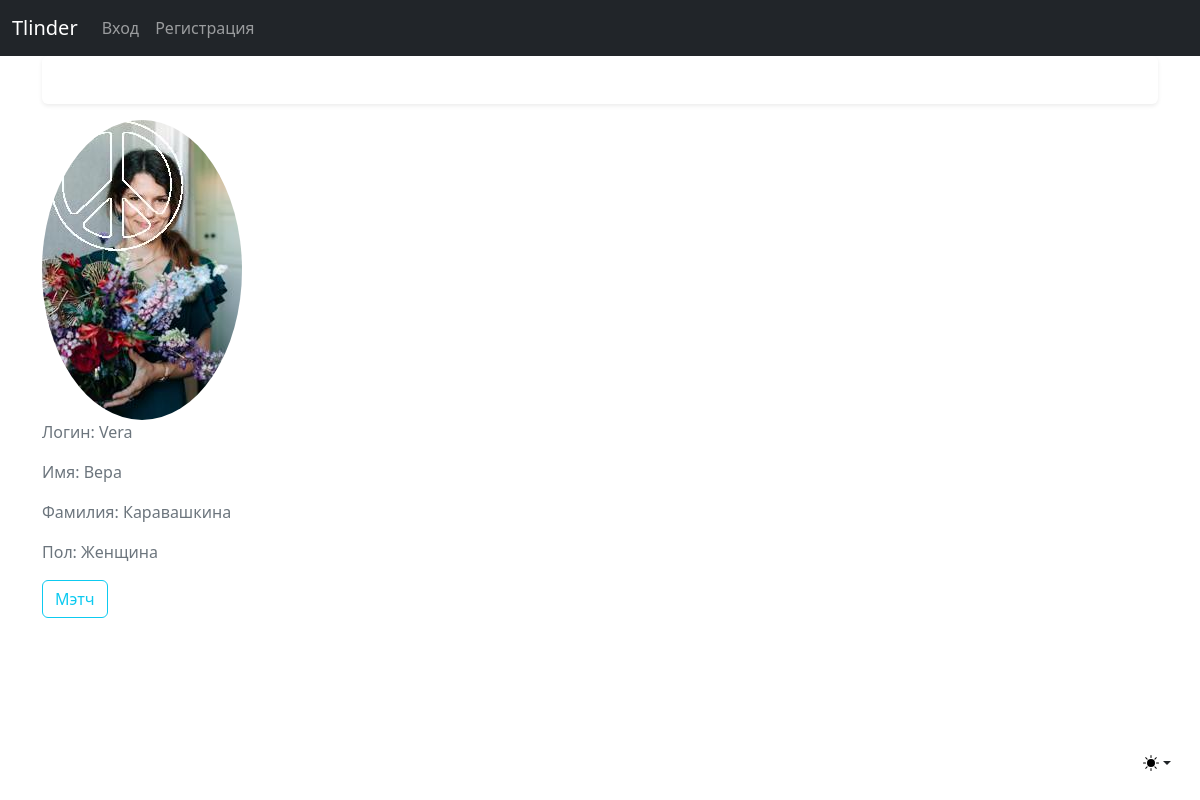
The page /users/2 on the database its author committed.
### users/models.py (models this page shows, shortened)
class Profile(models.Model):
    user = models.OneToOneField(User, on_delete=models.CASCADE)
    firstname = models.CharField(max_length=200, db_index=True,)
    lastname = models.CharField(max_length=200)
    gender = models.CharField(max_length=200, choices=GENDER_CHOICES, default='Мужчина')
    image = models.ImageField(default='default.jpg', upload_to='profile_pics')
    image2 = models.ImageField(default='default2.jpg')

### users/templates/users/profile_detail.html
{% extends "users/base.html" %}
{% block content %}
	<div class="content-section">
		<div class="media">
          <img class="rounded-circle article-img" src="{{ profile.image.url }}">
            <p class="text-secondary">Логин: {{ profile.user.username }}</p>
			<p class="text-secondary">Имя: {{ profile.firstname }}</p>
			<p class="text-secondary">Фамилия: {{ profile.lastname }}</p>
			<p class="text-secondary">Пол: {{ profile.gender }}</p>
        </div>
				<div class="form-group">
				  <a class="btn btn-outline-info" href="{% url 'match-create' profile.user.id %}">Мэтч</a>
			  	</div>
	</div>
{% endblock content %}

### rows shown on the page
Profile: image (picture), user.username "Vera", firstname "Вера", lastname "Каравашкина", gender "Женщина"
